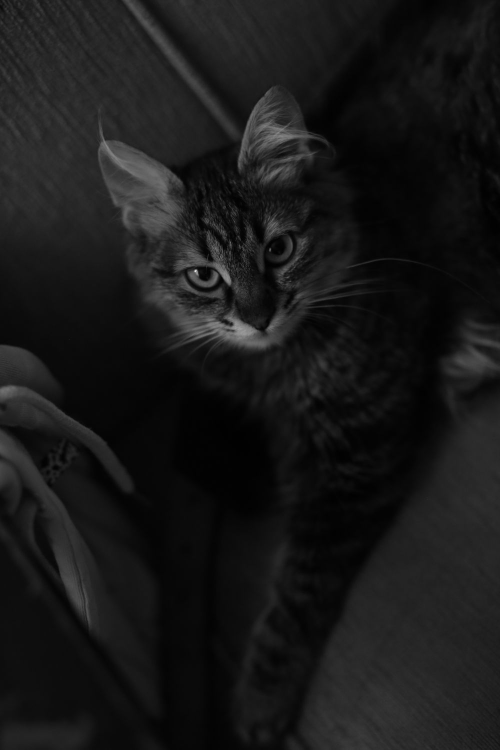
#> input picture Images/image1_1000x1500.jpg, 1000 x 1500 px (shown at 1/2 size)
$ python algorithm_1_bspline.py --input Images/image1_1000x1500.jpg
#> lines starting #> are read from the running program, lines starting #| are printed output that depends on the picture
#!/usr/bin/env python3
# -*- coding: utf-8 -*-
"""АЛГОРИТМ 1. Кубічна B-сплайнова інтерполяція / відновлення зображень.

Режими:
  exact     — всі відліки, точна інтерполяція; метод прогонки,
              дзеркальні крайові умови, перевірка E_int.
  threshold — маска I[i,j] > tau, регуляризоване найменших квадратів.
  adaptive  — початкові 4 кутові точки, послідовне додавання точки
              найбільшої похибки, та сама регуляризована модель.

ОСНОВА: [1], [4] для exact; ідея порога — [2].
Регуляризовані режими — запропоновані в роботі чисельні модифікації,
НЕ дослівні алгоритми з [2] чи [3].

Встановлення: python -m pip install numpy scipy pillow matplotlib
Приклади:
  python algorithm_1_bspline.py --self-test
  python algorithm_1_bspline.py --input photo.jpg --mode exact --scale 2
  python algorithm_1_bspline.py --input photo.jpg --mode threshold --tau 0.4
  python algorithm_1_bspline.py --input photo.jpg --mode adaptive --epsilon 0.05 --iterations 30

Увага: у режимах threshold/adaptive початкова фотографія є еталоном
для обчислення похибки, а модель отримує лише вибрані пікселі.
Індексація Python починається з 0; у LaTeX — з 1.
"""
from __future__ import annotations

import argparse
from pathlib import Path

import numpy as np
from PIL import Image, ImageOps
from scipy import sparse
from scipy.sparse.linalg import cg, LinearOperator


def read_grayscale(path: Path, max_side: int) -> np.ndarray:
    with Image.open(path) as source:
        im = ImageOps.exif_transpose(source).convert('L')
        if max_side > 0 and max(im.size) > max_side:
            im.thumbnail((max_side, max_side), Image.Resampling.LANCZOS)
        array = np.asarray(im, dtype=np.float64) / 255.0
    if min(array.shape) < 2:
        raise ValueError('Потрібне зображення розміром щонайменше 2x2.')
    return array


def save_grayscale(path: Path, arr: np.ndarray) -> None:
    pixels = np.rint(np.clip(arr, 0.0, 1.0) * 255.0).astype(np.uint8)
    Image.fromarray(pixels, mode='L').save(path)


def thomas_algorithm(lower: np.ndarray, diagonal: np.ndarray,
                     upper: np.ndarray, rhs: np.ndarray) -> np.ndarray:
    """A x = rhs, тридіагональна A, O(n)."""
    lower = np.asarray(lower, dtype=float).copy()
    diagonal = np.asarray(diagonal, dtype=float).copy()
    upper = np.asarray(upper, dtype=float).copy()
    rhs = np.asarray(rhs, dtype=float).copy()
    n = len(diagonal)
    if n < 2 or len(lower) != n - 1 or len(upper) != n - 1 or len(rhs) != n:
        raise ValueError('Невірні розміри системи')
    for k in range(1, n):
        q = lower[k - 1] / diagonal[k - 1]
        diagonal[k] -= q * upper[k - 1]
        rhs[k] -= q * rhs[k - 1]
    solution = np.empty(n)
    solution[-1] = rhs[-1] / diagonal[-1]
    for k in range(n - 2, -1, -1):
        solution[k] = (rhs[k] - upper[k] * solution[k + 1]) / diagonal[k]
    return solution


def spline_coefficients_1d(samples: np.ndarray) -> np.ndarray:
    """c[k-1]+4c[k]+c[k+1]=6 f[k] із дзеркальними краями."""
    n = len(samples)
    lower = np.ones(n - 1)
    upper = np.ones(n - 1)
    lower[-1] = 2.0
    upper[0] = 2.0
    return thomas_algorithm(lower, np.full(n, 4.0), upper, 6.0 * samples)


def exact_coefficients(image: np.ndarray) -> tuple[np.ndarray, np.ndarray]:
    """Спершу рядки D, потім стовпці C — точні B-сплайн-коефіцієнти."""
    m, n = image.shape
    d = np.vstack([spline_coefficients_1d(image[i]) for i in range(m)])
    c = np.column_stack([spline_coefficients_1d(d[:, j]) for j in range(n)])
    return d, c


def mirror_indices(indices: np.ndarray, n: int) -> np.ndarray:
    period = 2 * (n - 1)
    t = np.mod(indices, period)
    return np.where(t < n, t, period - t).astype(int)


def beta3(t: np.ndarray) -> np.ndarray:
    a = np.abs(np.asarray(t, dtype=float))
    return np.where(a < 1, 2.0 / 3 - a * a + 0.5 * a**3,
                    np.where(a < 2, (2 - a)**3 / 6, 0.0))


def evaluation_basis(coords: np.ndarray, n: int) -> sparse.csr_matrix:
    """Рядок B: не більше 4 ненульових B-сплайнових ваг."""
    coords = np.atleast_1d(np.asarray(coords, dtype=float))
    if n < 2 or coords.ndim != 1 or not np.all(np.isfinite(coords)):
        raise ValueError('Невірні координати для B-сплайна')
    base = np.floor(coords).astype(int)
    shift = np.arange(-1, 3)
    unwrapped = base[:, None] + shift[None, :]
    col = mirror_indices(unwrapped, n)
    weights = beta3(coords[:, None] - unwrapped)
    rows = np.repeat(np.arange(len(coords)), 4)
    return sparse.coo_matrix((weights.ravel(), (rows, col.ravel())),
                             shape=(len(coords), n)).tocsr()


def interpolate_grid(coeff: np.ndarray, x: np.ndarray, y: np.ndarray) -> np.ndarray:
    """S(x,y)=Bx C By^T; еквівалент локальної суми з 16 членів."""
    bx = evaluation_basis(x, coeff.shape[0])
    by = evaluation_basis(y, coeff.shape[1])
    return np.asarray((bx @ coeff) @ by.T.toarray())


# [6 lines left out: function second_difference, not called in this run]


class RegularizedSpline:
    """min ||P_Ω H vec(C)-I_Ω||² + λ( ||D²_x C||² + ||C D²_y^T||² + η||C||² ).

    H = kron(B_M, B_N), бо vec(B_M C B_N^T)=H vec(C) у порядку C.
    """
    # [37 lines left out: functions __init__, fit, not called in this run]


def mse_psnr(original: np.ndarray, predicted: np.ndarray) -> tuple[float, float]:
    mse = float(np.mean((original - predicted)**2))
    return mse, float('inf') if mse == 0 else float(10 * np.log10(1 / mse))


def make_comparison(original: np.ndarray, result: np.ndarray,
                    output: Path, mask: np.ndarray | None = None) -> None:
    import matplotlib
    matplotlib.use('Agg')
    import matplotlib.pyplot as plt
    count = 3 if mask is not None else 2
    fig, axes = plt.subplots(1, count, figsize=(5 * count, 5))
    axes[0].imshow(original, cmap='gray', vmin=0, vmax=1)
    axes[0].set_title('Вхідне зображення')
    axes[1].imshow(result, cmap='gray', vmin=0, vmax=1)
    axes[1].set_title('Результат B-сплайна')
    if mask is not None:
        axes[2].imshow(mask, cmap='gray', vmin=0, vmax=1)
        axes[2].set_title('Маска опорних пікселів')
    for ax in axes:
        ax.axis('off')
    fig.tight_layout()
    fig.savefig(output, dpi=160)
    plt.close(fig)


# [15 lines left out: function run_self_test, not called in this run]


def main() -> None:
    parser = argparse.ArgumentParser(description=__doc__, formatter_class=argparse.RawDescriptionHelpFormatter)
    parser.add_argument('--input', type=Path, help='Шлях до вихідного зображення')
    parser.add_argument('--mode', choices=['exact', 'threshold', 'adaptive'], default='exact')
    parser.add_argument('--output', type=Path, default=Path('results_algorithm_1'))
    parser.add_argument('--scale', type=float, default=2.0, help='Масштаб збільшення (>=1)')
    parser.add_argument('--max-side', type=int, default=None,
                        help='Максимальна сторона перед обробкою; 0 = без зменшення')
    parser.add_argument('--tau', type=float, default=0.40, help='Поріг відбору, I>tau')
    parser.add_argument('--epsilon', type=float, default=0.05, help='Критерій адаптивної похибки')
    parser.add_argument('--lambda-reg', type=float, default=0.01, help='Вага R(C)')
    parser.add_argument('--eta', type=float, default=0.001, help='Стабілізація у R(C)')
    parser.add_argument('--iterations', type=int, default=30, help='Макс. нових точок adaptive')
    parser.add_argument('--self-test', action='store_true')
    args = parser.parse_args()
    if args.self_test:
        run_self_test()
        return
    if args.input is None:
        parser.error('Потрібно вказати --input або --self-test')
    if args.scale < 1 or not 0 <= args.tau <= 1 or args.epsilon <= 0 or args.iterations < 0:
        parser.error('Перевірте scale>=1, tau∈[0,1], epsilon>0, iterations>=0')

    # Для неповних даних регуляризована модель істотно дорожча за exact.
    max_side = args.max_side if args.max_side is not None else (
        256 if args.mode == 'exact' else 128 if args.mode == 'threshold' else 64
    )
    image = read_grayscale(args.input, max_side)
#> in read_grayscale, source is the input picture: PIL image 1000x1500 RGB; min 0, max 244, mean 24.4
#> in read_grayscale, `im.thumbnail((max_side, max_side), Image.Resampling.LANCZOS)`:
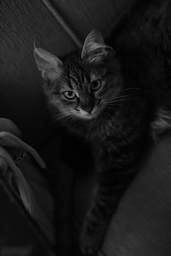
#> im: PIL image 171x256 L; min 0, max 151, mean 24.5
    m, n = image.shape
#> m = 256; n = 171
    output = args.output
    output.mkdir(parents=True, exist_ok=True)
    save_grayscale(output / 'original.png', image)
    mask = None
    report = [f'Режим: {args.mode}', f'Розмір: {m} x {n}',
              f'Передобробка: max_side={max_side}; значення нормовано [0,1]']

    if args.mode == 'exact':
        intermediate, coeff = exact_coefficients(image)
#> in exact_coefficients, `d = np.vstack([spline_coefficients_1d(image[i]) for i in range(m)])`:
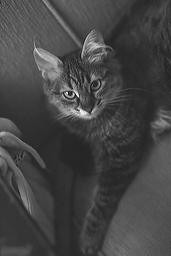
#> d: shape (256, 171) float64; min -0.106, max 0.641, mean 0.0962; drawn with min black and max white
        np.save(output / 'coefficients_D.npy', intermediate)
        reconstructed = interpolate_grid(coeff, np.arange(m), np.arange(n))
#> in evaluation_basis, `coords = np.atleast_1d(np.asarray(coords, dtype=float))`: coords = 256 values from 0 to 255
#> in evaluation_basis, `unwrapped = base[:, None] + shift[None, :]`: unwrapped = 256 rows, first 6: [-1, 0, 1, 2], [0, 1, 2, 3], [1, 2, 3, 4], [2, 3, 4, 5], [3, 4, 5, 6], [4, 5, 6, 7]
#> in mirror_indices, `t = np.mod(indices, period)`: t = 256 rows, first 6: [509, 0, 1, 2], [0, 1, 2, 3], [1, 2, 3, 4], [2, 3, 4, 5], [3, 4, 5, 6], [4, 5, 6, 7]
#> in evaluation_basis, `col = mirror_indices(unwrapped, n)`: col = 256 rows, first 6: [1, 0, 1, 2], [0, 1, 2, 3], [1, 2, 3, 4], [2, 3, 4, 5], [3, 4, 5, 6], [4, 5, 6, 7]
#> in beta3, `a = np.abs(np.asarray(t, dtype=float))`: a = 256 rows, first 6: [1, 0, 1, 2], [1, 0, 1, 2], [1, 0, 1, 2], [1, 0, 1, 2], [1, 0, 1, 2], [1, 0, 1, 2]
#> in evaluation_basis, `weights = beta3(coords[:, None] - unwrapped)`: weights = 256 rows, first 6: [0.167, 0.667, 0.167, 0], [0.167, 0.667, 0.167, 0], [0.167, 0.667, 0.167, 0], [0.167, 0.667, 0.167, 0], [0.167, 0.667, 0.167, 0], [0.167, 0.667, 0.167, 0]
#> in evaluation_basis, `rows = np.repeat(np.arange(len(coords)), 4)`: rows = 1024 values from 0 to 255
#> in evaluation_basis (call 2), `unwrapped = base[:, None] + shift[None, :]`: unwrapped = 171 rows, first 6: [-1, 0, 1, 2], [0, 1, 2, 3], [1, 2, 3, 4], [2, 3, 4, 5], [3, 4, 5, 6], [4, 5, 6, 7]
#> in mirror_indices (call 2), `t = np.mod(indices, period)`: t = 171 rows, first 6: [339, 0, 1, 2], [0, 1, 2, 3], [1, 2, 3, 4], [2, 3, 4, 5], [3, 4, 5, 6], [4, 5, 6, 7]
#> in evaluation_basis (call 2), `col = mirror_indices(unwrapped, n)`: col = 171 rows, first 6: [1, 0, 1, 2], [0, 1, 2, 3], [1, 2, 3, 4], [2, 3, 4, 5], [3, 4, 5, 6], [4, 5, 6, 7]
#> in beta3 (call 2), `a = np.abs(np.asarray(t, dtype=float))`: a = 171 rows, first 6: [1, 0, 1, 2], [1, 0, 1, 2], [1, 0, 1, 2], [1, 0, 1, 2], [1, 0, 1, 2], [1, 0, 1, 2]
#> in evaluation_basis (call 2), `weights = beta3(coords[:, None] - unwrapped)`: weights = 171 rows, first 6: [0.167, 0.667, 0.167, 0], [0.167, 0.667, 0.167, 0], [0.167, 0.667, 0.167, 0], [0.167, 0.667, 0.167, 0], [0.167, 0.667, 0.167, 0], [0.167, 0.667, 0.167, 0]
#> in interpolate_grid, `return np.asarray((bx @ coeff) @ by.T.toarray())`:
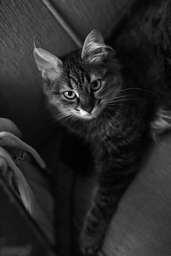
#> returned value: shape (256, 171) float64; min -9.02e-19, max 0.592, mean 0.0962; drawn with min black and max white
        e_int = float(np.max(np.abs(reconstructed - image)))
#> e_int = 1.67e-16
        report.append(f'E_int = {e_int:.12g}')
        print(f'Точна інтерполяція: E_int = {e_int:.3e}')
#| Точна інтерполяція: E_int = 1.665e-16
    else:
        model = RegularizedSpline(image, lam=args.lambda_reg, eta=args.eta)
        if args.mode == 'threshold':
            mask = image > args.tau
            if not np.any(mask):
                raise ValueError('Omega_tau порожня: зменште --tau')
            coeff, reconstructed = model.fit(mask)
            report.append(f'tau={args.tau}, lambda={args.lambda_reg}, eta={args.eta}')
        else:
            mask = np.zeros_like(image, dtype=bool)
            mask[0, 0] = mask[0, -1] = mask[-1, 0] = mask[-1, -1] = True
            steps = 0
            for step in range(args.iterations + 1):
                coeff, reconstructed = model.fit(mask)
                errors = np.abs(reconstructed - image)
                errors[mask] = -np.inf
                max_err = float(np.max(errors))
                if not np.isfinite(max_err) or max_err <= args.epsilon:
                    break
                if step == args.iterations:
                    break
                point = np.unravel_index(np.argmax(errors), image.shape)
                mask[point] = True
                steps += 1
            achieved = max_err <= args.epsilon or np.all(mask)
            report.extend([f'epsilon={args.epsilon}, iterations={steps}',
                           f'Макс. похибка на пропущених = {max_err:.8g}',
                           f'Критерій epsilon досягнуто: {achieved}'])
            print(f'Адаптивний режим: {steps} уточнень, поріг досягнуто = {achieved}')
        report.append(f'Кількість опорних точок = {int(mask.sum())} із {m*n}')
        report.append(f'rho = {mask.mean():.8f}')
        if np.any(~mask):
            report.append(f'MSE_miss = {float(np.mean((np.clip(reconstructed,0,1)[~mask]-image[~mask])**2)):.9g}')
        print(f'Опорних пікселів: {int(mask.sum())}/{m*n} ({100*mask.mean():.2f}%)')
        np.save(output / 'support_mask.npy', mask)
        save_grayscale(output / 'support_mask.png', mask.astype(float))

    np.save(output / 'coefficients_C.npy', coeff)
    result_clipped = np.clip(reconstructed, 0, 1)
    save_grayscale(output / 'reconstructed.png', result_clipped)
    mse, psnr = mse_psnr(image, result_clipped)
#> in mse_psnr, `mse = float(np.mean((original - predicted)**2))`: mse = 3.01e-34
#> mse = 3.01e-34; psnr = 335.2
    report += [f'MSE = {mse:.12g}', f'PSNR, dB = {psnr:.9g}']

    # Збільшення працює для всіх режимів, а не лише exact.
    rows = int(round((m - 1) * args.scale)) + 1
#> rows = 511
    cols = int(round((n - 1) * args.scale)) + 1
#> cols = 341
    enlarged = interpolate_grid(coeff, np.linspace(0, m-1, rows),
                                np.linspace(0, n-1, cols))
#> in evaluation_basis (call 3), `unwrapped = base[:, None] + shift[None, :]`: unwrapped = 511 rows, first 6: [-1, 0, 1, 2], [-1, 0, 1, 2], [0, 1, 2, 3], [0, 1, 2, 3], [1, 2, 3, 4], [1, 2, 3, 4]
#> in mirror_indices (call 3), `t = np.mod(indices, period)`: t = 511 rows, first 6: [509, 0, 1, 2], [509, 0, 1, 2], [0, 1, 2, 3], [0, 1, 2, 3], [1, 2, 3, 4], [1, 2, 3, 4]
#> in evaluation_basis (call 3), `col = mirror_indices(unwrapped, n)`: col = 511 rows, first 6: [1, 0, 1, 2], [1, 0, 1, 2], [0, 1, 2, 3], [0, 1, 2, 3], [1, 2, 3, 4], [1, 2, 3, 4]
#> in beta3 (call 3), `a = np.abs(np.asarray(t, dtype=float))`: a = 511 rows, first 6: [1, 0, 1, 2], [1.5, 0.5, 0.5, 1.5], [1, 0, 1, 2], [1.5, 0.5, 0.5, 1.5], [1, 0, 1, 2], [1.5, 0.5, 0.5, 1.5]
#> in evaluation_basis (call 3), `weights = beta3(coords[:, None] - unwrapped)`: weights = 511 rows, first 6: [0.167, 0.667, 0.167, 0], [0.0208, 0.479, 0.479, 0.0208], [0.167, 0.667, 0.167, 0], [0.0208, 0.479, 0.479, 0.0208], [0.167, 0.667, 0.167, 0], [0.0208, 0.479, 0.479, 0.0208]
#> in evaluation_basis (call 4), `unwrapped = base[:, None] + shift[None, :]`: unwrapped = 341 rows, first 6: [-1, 0, 1, 2], [-1, 0, 1, 2], [0, 1, 2, 3], [0, 1, 2, 3], [1, 2, 3, 4], [1, 2, 3, 4]
#> in mirror_indices (call 4), `t = np.mod(indices, period)`: t = 341 rows, first 6: [339, 0, 1, 2], [339, 0, 1, 2], [0, 1, 2, 3], [0, 1, 2, 3], [1, 2, 3, 4], [1, 2, 3, 4]
#> in evaluation_basis (call 4), `col = mirror_indices(unwrapped, n)`: col = 341 rows, first 6: [1, 0, 1, 2], [1, 0, 1, 2], [0, 1, 2, 3], [0, 1, 2, 3], [1, 2, 3, 4], [1, 2, 3, 4]
#> in beta3 (call 4), `a = np.abs(np.asarray(t, dtype=float))`: a = 341 rows, first 6: [1, 0, 1, 2], [1.5, 0.5, 0.5, 1.5], [1, 0, 1, 2], [1.5, 0.5, 0.5, 1.5], [1, 0, 1, 2], [1.5, 0.5, 0.5, 1.5]
#> in evaluation_basis (call 4), `weights = beta3(coords[:, None] - unwrapped)`: weights = 341 rows, first 6: [0.167, 0.667, 0.167, 0], [0.0208, 0.479, 0.479, 0.0208], [0.167, 0.667, 0.167, 0], [0.0208, 0.479, 0.479, 0.0208], [0.167, 0.667, 0.167, 0], [0.0208, 0.479, 0.479, 0.0208]
    save_grayscale(output / 'interpolated.png', enlarged)
    np.save(output / 'interpolated_raw.npy', enlarged)
    make_comparison(image, result_clipped, output / 'comparison.png', mask)
#> in make_comparison, `fig.savefig(output, dpi=160)`:
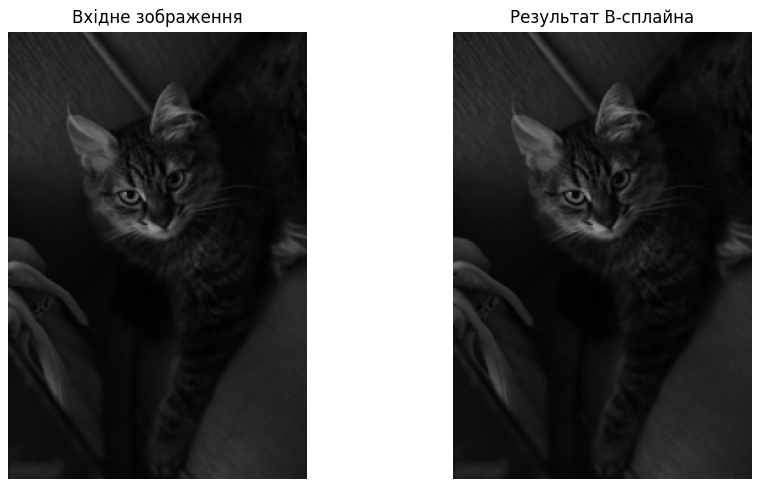
#> figure drawn by matplotlib, 2 panels
    report.append(f'Збільшена матриця: {rows} x {cols}, scale={args.scale}')
    (output / 'report.txt').write_text('\n'.join(report) + '\n', encoding='utf-8')
    print(f'MSE = {mse:.6g}; PSNR = {psnr:.4f} dB')
#| MSE = 3.0068e-34; PSNR = 335.2189 dB
    print(f'Результати: {output.resolve()}')


if __name__ == '__main__':
    main()
